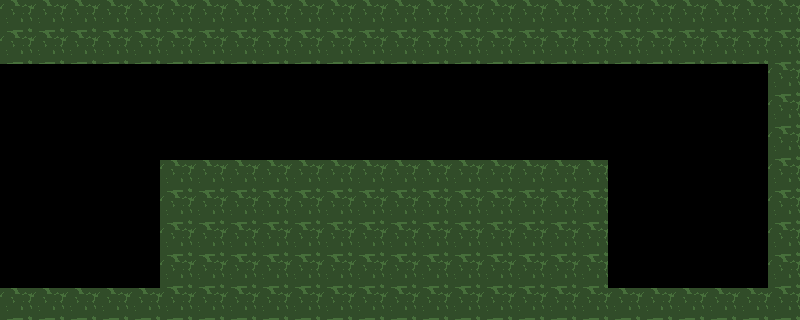

Tiled map render using the project's own tile images. Description and the whole map definition, tile-layer contents included, below:
An orthogonal 25x10 tile map with 32x32 px tiles, 1 tile layer (structure).

<map version="1.0" orientation="orthogonal" width="25" height="10" tilewidth="32" tileheight="32">
 <tileset firstgid="1" name="tilemap" tilewidth="32" tileheight="32">
  <image source="../tilemap.png" width="96" height="64" />
 </tileset>
 <layer name="structure" width="25" height="10">
  <data>
   <tile gid="2" />
   <tile gid="2" />
   <tile gid="2" />
   <tile gid="2" />
   <tile gid="2" />
   <tile gid="2" />
   <tile gid="2" />
   <tile gid="2" />
   <tile gid="2" />
   <tile gid="2" />
   <tile gid="2" />
   <tile gid="2" />
   <tile gid="2" />
   <tile gid="2" />
   <tile gid="2" />
   <tile gid="2" />
   <tile gid="2" />
   <tile gid="2" />
   <tile gid="2" />
   <tile gid="2" />
   <tile gid="2" />
   <tile gid="2" />
   <tile gid="2" />
   <tile gid="2" />
   <tile gid="2" />
   <tile gid="2" />
   <tile gid="2" />
   <tile gid="2" />
   <tile gid="2" />
   <tile gid="2" />
   <tile gid="2" />
   <tile gid="2" />
   <tile gid="2" />
   <tile gid="2" />
   <tile gid="2" />
   <tile gid="2" />
   <tile gid="2" />
   <tile gid="2" />
   <tile gid="2" />
   <tile gid="2" />
   <tile gid="2" />
   <tile gid="2" />
   <tile gid="2" />
   <tile gid="2" />
   <tile gid="2" />
   <tile gid="2" />
   <tile gid="2" />
   <tile gid="2" />
   <tile gid="2" />
   <tile gid="2" />
   <tile gid="0" />
   <tile gid="0" />
   <tile gid="0" />
   <tile gid="0" />
   <tile gid="0" />
   <tile gid="0" />
   <tile gid="0" />
   <tile gid="0" />
   <tile gid="0" />
   <tile gid="0" />
   <tile gid="0" />
   <tile gid="0" />
   <tile gid="0" />
   <tile gid="0" />
   <tile gid="0" />
   <tile gid="0" />
   <tile gid="0" />
   <tile gid="0" />
   <tile gid="0" />
   <tile gid="0" />
   <tile gid="0" />
   <tile gid="0" />
   <tile gid="0" />
   <tile gid="0" />
   <tile gid="2" />
   <tile gid="0" />
   <tile gid="0" />
   <tile gid="0" />
   <tile gid="0" />
   <tile gid="0" />
   <tile gid="0" />
   <tile gid="0" />
   <tile gid="0" />
   <tile gid="0" />
   <tile gid="0" />
   <tile gid="0" />
   <tile gid="0" />
   <tile gid="0" />
   <tile gid="0" />
   <tile gid="0" />
   <tile gid="0" />
   <tile gid="0" />
   <tile gid="0" />
   <tile gid="0" />
   <tile gid="0" />
   <tile gid="0" />
   <tile gid="0" />
   <tile gid="0" />
   <tile gid="0" />
   <tile gid="2" />
   <tile gid="0" />
   <tile gid="0" />
   <tile gid="0" />
   <tile gid="0" />
   <tile gid="0" />
   <tile gid="0" />
   <tile gid="0" />
   <tile gid="0" />
   <tile gid="0" />
   <tile gid="0" />
   <tile gid="0" />
   <tile gid="0" />
   <tile gid="0" />
   <tile gid="0" />
   <tile gid="0" />
   <tile gid="0" />
   <tile gid="0" />
   <tile gid="0" />
   <tile gid="0" />
   <tile gid="0" />
   <tile gid="0" />
   <tile gid="0" />
   <tile gid="0" />
   <tile gid="0" />
   <tile gid="2" />
   <tile gid="0" />
   <tile gid="0" />
   <tile gid="0" />
   <tile gid="0" />
   <tile gid="0" />
   <tile gid="2" />
   <tile gid="2" />
   <tile gid="2" />
   <tile gid="2" />
   <tile gid="2" />
   <tile gid="2" />
   <tile gid="2" />
   <tile gid="2" />
   <tile gid="2" />
   <tile gid="2" />
   <tile gid="2" />
   <tile gid="2" />
   <tile gid="2" />
   <tile gid="2" />
   <tile gid="0" />
   <tile gid="0" />
   <tile gid="0" />
   <tile gid="0" />
   <tile gid="0" />
   <tile gid="2" />
   <tile gid="0" />
   <tile gid="0" />
   <tile gid="0" />
   <tile gid="0" />
   <tile gid="0" />
   <tile gid="2" />
   <tile gid="2" />
   <tile gid="2" />
   <tile gid="2" />
   <tile gid="2" />
   <tile gid="2" />
   <tile gid="2" />
   <tile gid="2" />
   <tile gid="2" />
   <tile gid="2" />
   <tile gid="2" />
   <tile gid="2" />
   <tile gid="2" />
   <tile gid="2" />
   <tile gid="0" />
   <tile gid="0" />
   <tile gid="0" />
   <tile gid="0" />
   <tile gid="0" />
   <tile gid="2" />
   <tile gid="0" />
   <tile gid="0" />
   <tile gid="0" />
   <tile gid="0" />
   <tile gid="0" />
   <tile gid="2" />
   <tile gid="2" />
   <tile gid="2" />
   <tile gid="2" />
   <tile gid="2" />
   <tile gid="2" />
   <tile gid="2" />
   <tile gid="2" />
   <tile gid="2" />
   <tile gid="2" />
   <tile gid="2" />
   <tile gid="2" />
   <tile gid="2" />
   <tile gid="2" />
   <tile gid="0" />
   <tile gid="0" />
   <tile gid="0" />
   <tile gid="0" />
   <tile gid="0" />
   <tile gid="2" />
   <tile gid="0" />
   <tile gid="0" />
   <tile gid="0" />
   <tile gid="0" />
   <tile gid="0" />
   <tile gid="2" />
   <tile gid="2" />
   <tile gid="2" />
   <tile gid="2" />
   <tile gid="2" />
   <tile gid="2" />
   <tile gid="2" />
   <tile gid="2" />
   <tile gid="2" />
   <tile gid="2" />
   <tile gid="2" />
   <tile gid="2" />
   <tile gid="2" />
   <tile gid="2" />
   <tile gid="0" />
   <tile gid="0" />
   <tile gid="0" />
   <tile gid="0" />
   <tile gid="0" />
   <tile gid="2" />
   <tile gid="2" />
   <tile gid="2" />
   <tile gid="2" />
   <tile gid="2" />
   <tile gid="2" />
   <tile gid="2" />
   <tile gid="2" />
   <tile gid="2" />
   <tile gid="2" />
   <tile gid="2" />
   <tile gid="2" />
   <tile gid="2" />
   <tile gid="2" />
   <tile gid="2" />
   <tile gid="2" />
   <tile gid="2" />
   <tile gid="2" />
   <tile gid="2" />
   <tile gid="2" />
   <tile gid="2" />
   <tile gid="2" />
   <tile gid="2" />
   <tile gid="2" />
   <tile gid="2" />
   <tile gid="2" />
  </data>
 </layer>
</map>
